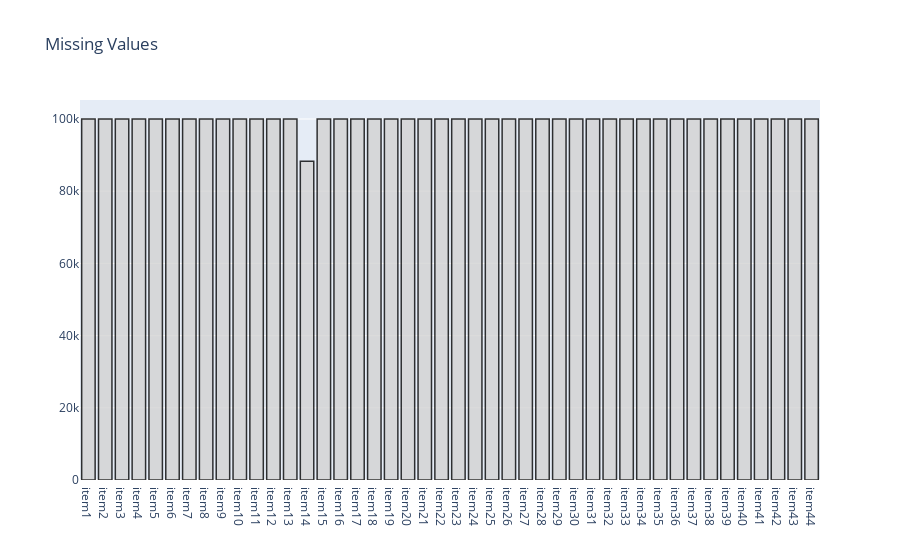

The code cell stored with this chart in its notebook:
### Markdown cell above
In above output we can see that the item14 has the most missing values and many other features also has the missing value. So we'll find the number of missing value and then if require then drop the most missing feature and reassign the features.|

### Code cell
null_feat = pd.DataFrame(len(data['item22']) - data.isnull().sum(), columns = ['Count'])

trace = go.Bar(x = null_feat.index, y = null_feat['Count'] ,opacity = 0.8, marker=dict(color = 'lightgrey',
        line=dict(color='#000000',width=1.5)))

layout = dict(title =  "Missing Values")
                    
fig = dict(data = [trace], layout=layout)
py.iplot(fig)

### Figure 1 — Plotly figure (JSON) as saved in the notebook; plotly's stock layout.template omitted (floating-point values rounded to 4 significant figures)
{"data": [{"marker": {"color": "lightgrey", "line": {"color": "#000000", "width": 1.5}}, "opacity": 0.8, "type": "bar", "x": ["item1", "item2", "item3", "item4", "item5", "item6", "item7", "item8", "item9", "item10", "item11", "item12", "item13", "item14", "item15", "item16", "item17", "item18", "item19", "item20", "item21", "item22", "item23", "item24", "item25", "item26", "item27", "item28", "item29", "item30", "item31", "item32", "item33", "item34", "item35", "item36", "item37", "item38", "item39", "item40", "item41", "item42", "item43", "item44"], "y": [99984, 99993, 99999, 100001, 99997, 99995, 99983, 99991, 99999, 99989, 99991, 99995, 100001, 88272, 99995, 99990, 99995, 99997, 99987, 99989, 99991, 100001, 100001, 99998, 99998, 100001, 99996, 100001, 100001, 100001, 99997, 99999, 100000, 100000, 99997, 100001, 100001, 100001, 100001, 100000, 100000, 100000, 100001, 99999]}], "layout": {"title": {"text": "Missing Values"}}}
